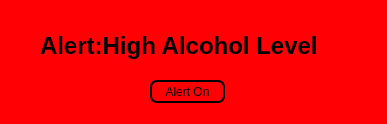
<?xml version="1.0" encoding="UTF-8"?>
<ui version="4.0">
 <class>Dialog</class>
 <widget class="QDialog" name="Dialog">
  <property name="geometry">
   <rect>
    <x>0</x>
    <y>0</y>
    <width>387</width>
    <height>124</height>
   </rect>
  </property>
  <property name="windowTitle">
   <string>Dialog</string>
  </property>
  <property name="styleSheet">
   <string notr="true">background-color: rgb(255, 1, 5);</string>
  </property>
  <widget class="QPushButton" name="pushButton">
   <property name="geometry">
    <rect>
     <x>150</x>
     <y>80</y>
     <width>75</width>
     <height>23</height>
    </rect>
   </property>
   <property name="styleSheet">
    <string notr="true">#pushButton
{
background-color: transparent;
border-width: 2px;
border-color: black;
border-style: solid;
border-radius: 7;
padding: 3px;
padding-left: 5px;
padding-right: 5px;
}

#pushButton:hover
{
background:blue;
}</string>
   </property>
   <property name="text">
    <string>Alert On</string>
   </property>
  </widget>
  <widget class="QLabel" name="label">
   <property name="geometry">
    <rect>
     <x>40</x>
     <y>20</y>
     <width>321</width>
     <height>51</height>
    </rect>
   </property>
   <property name="font">
    <font>
     <family>Arial</family>
     <pointsize>18</pointsize>
     <weight>75</weight>
     <bold>true</bold>
    </font>
   </property>
   <property name="text">
    <string>Alert:High Alcohol Level</string>
   </property>
  </widget>
 </widget>
 <resources/>
 <connections/>
</ui>
